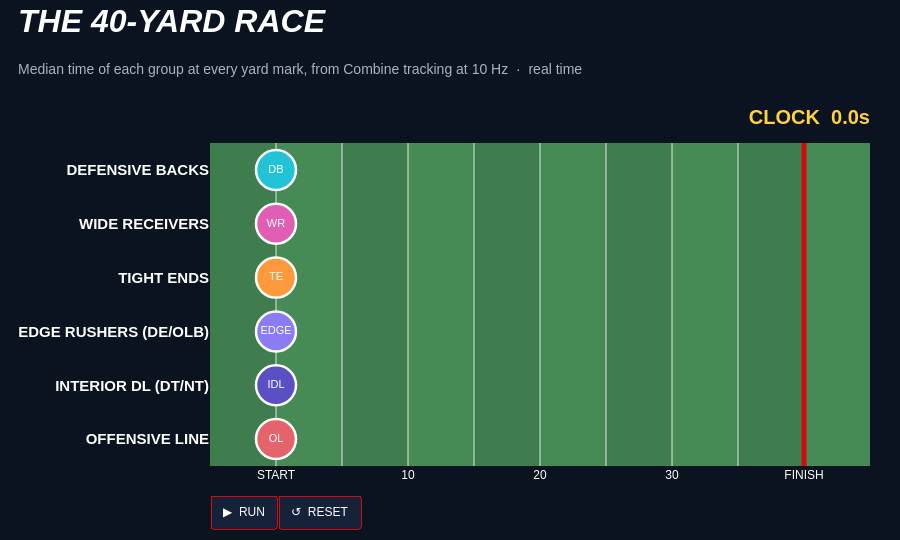

Notebook code cell kept with this figure:
### Markdown cell above
### How fast does each position run?

Every position group lines up for a 40-yard dash. Each runner shows the group's **median time at each yard mark** (using each player's best attempt), replayed from the 10 Hz Combine tracking.

> **Tracking starts a little late on most reps**, so tracked 40 times run about 0.3 s slower than the official `forty` in `combine_results.csv`, and a few reps are off by much more. The order of the groups holds, but don't compare tracked and official times directly. For clean speed numbers, time from the 10-yard mark onwards or use `forty - ten_yd_split`.

### Code cell
import plotly.graph_objects as go
from IPython.display import HTML, display

display(HTML("<style>@import url('https://fonts.googleapis.com/css2?family=Barlow+Condensed:ital,wght@1,700;1,800"
             "&family=Barlow:wght@400;600&display=swap');</style>"))
WEB_DISPLAY, WEB_BODY = "Barlow Condensed, Arial Narrow, sans-serif", "Barlow, Arial, sans-serif"

# 40-yard dash tracking: seconds and yards since tracking started, per rep
forty = (read("combine_tracking")
         .filter((pl.col("entity_type") == "PLAYER") & (pl.col("drill_name") == "FORTY_YARD_DASH"))
         .with_columns(pl.col("time").str.to_datetime(time_unit="ms"))
         .sort("event_id", "time")
         .with_columns(t=(pl.col("time") - pl.col("time").first()).over("event_id").dt.total_milliseconds() / 1000,
                       dist=(pl.col("x") - pl.col("x").first()).over("event_id"))
         .to_pandas())
forty["group"] = forty.nfl_id.map(dict(zip(cohort["nfl_id"], cb.group)))   # DL split into EDGE / IDL

# Time at each yard mark for every rep (a few reps stop just short of 40: extend them at their final speed)
DIST = np.arange(0, 40.25, 0.25)
splits = {}
for eid, r in forty.groupby("event_id"):
    times = np.interp(DIST, r.dist, r.t)
    past = DIST > r.dist.iloc[-1]
    times[past] = r.t.iloc[-1] + (DIST[past] - r.dist.iloc[-1]) / r.s.iloc[-1]
    splits[eid] = (r.nfl_id.iloc[0], r.group.iloc[0], times)

# Each player's best rep, then the median player of each group at every yard mark
best = {}
for nfl_id, group, times in splits.values():
    if nfl_id not in best or times[-1] < best[nfl_id][1][-1]:
        best[nfl_id] = (group, times)
runs = {g: np.median([tm for grp, tm in best.values() if grp == g], axis=0) for g in GROUP_COLORS}
order = sorted(runs, key=lambda g: -runs[g][-1])          # fastest in the top lane
# The race stops when the winner crosses the line; the clock keeps running until every group's
# (hypothetical) finish time has come up, and each time appears at that moment
t_win = min(r[-1] for r in runs.values())
T = np.round(np.arange(0, max(r[-1] for r in runs.values()) + 0.3, 0.1), 1)


def frame(t):
    y = list(range(len(order)))
    return [go.Scatter(x=[np.interp(min(t, t_win), runs[g], DIST) for g in order], y=y, mode="markers+text",
                       marker=dict(size=40, color=[GROUP_COLORS[g] for g in order], line=dict(color="white", width=2.5)),
                       text=order, textfont=dict(color="white", size=11, family=WEB_DISPLAY)),
            go.Scatter(x=[41.2] * len(order), y=y, mode="text", textposition="middle right",
                       text=[f"<b>{runs[g][-1]:.2f}s</b>" if t >= runs[g][-1] else "" for g in order],
                       textfont=dict(color="white", size=16, family=WEB_DISPLAY)),
            go.Scatter(x=[45], y=[len(order) - 0.05], mode="text", textposition="middle left",
                       text=[f"<b>CLOCK  {t:.1f}s</b>"], textfont=dict(color=FIRST_DOWN_YELLOW, size=20, family=WEB_DISPLAY))]


top = len(order) - 0.5
stripes = [dict(type="rect", x0=x, x1=x + 5, y0=-0.5, y1=top, line_width=0, layer="below",
                fillcolor=TURF_A if x % 10 else TURF_B) for x in range(-5, 45, 5)]
lines = [dict(type="line", x0=x, x1=x, y0=-0.5, y1=top, layer="below",
              line=dict(color=ESPN_RED if x == 40 else "rgba(255,255,255,0.55)", width=5 if x == 40 else 1.5))
         for x in range(0, 41, 5)]

race = go.Figure(
    data=frame(0), frames=[go.Frame(data=frame(t), name=str(t)) for t in T],
    layout=dict(
        title=dict(text="<b><i>THE 40-YARD RACE</i></b><br><span style='font-size:14px;color:#aab3c5;font-family:Barlow,Arial,sans-serif'>"
                        "Median time of each group at every yard mark, from Combine tracking at 10 Hz  ·  real time</span>",
                   x=0.02, y=0.94, yanchor="top", font=dict(color="white", size=32, family=WEB_DISPLAY)),
        paper_bgcolor=NAVY, plot_bgcolor=NAVY, height=540, margin=dict(l=210, r=30, t=100, b=70),
        font=dict(color="white", family=WEB_BODY), showlegend=False, shapes=stripes + lines, hovermode=False,
        xaxis=dict(range=[-5, 45], tickvals=[0, 10, 20, 30, 40], ticktext=["START", "10", "20", "30", "FINISH"],
                   showgrid=False, zeroline=False, fixedrange=True),
        yaxis=dict(range=[-0.5, top + 0.8], tickvals=list(range(len(order))), showgrid=False, zeroline=False,
                   ticktext=[f"<b>{GROUP_NAMES[g].upper()}</b>" for g in order], fixedrange=True,
                   tickfont=dict(family=WEB_DISPLAY, size=15)),
        updatemenus=[dict(type="buttons", x=0, y=-0.08, xanchor="left", yanchor="top", direction="right", showactive=False,
                          bgcolor=NAVY_2, bordercolor=ESPN_RED, font=dict(color="white"), buttons=[
            dict(label="▶  RUN", method="animate",
                 args=[None, dict(frame=dict(duration=100, redraw=False), fromcurrent=True,
                                  transition=dict(duration=0))]),
            dict(label="↺  RESET", method="animate",
                 args=[[str(T[0])], dict(mode="immediate", frame=dict(duration=0, redraw=False),
                                         transition=dict(duration=0))])])]))
race.show()

### Figure 1 — Plotly figure (JSON) as saved in the notebook; plotly's stock layout.template omitted (floating-point values rounded to 4 significant figures)
{"data": [{"marker": {"color": ["#e5636b", "#5b4fc4", "#8b7cf6", "#ff9a3c", "#e05fb4", "#22c3d6"], "line": {"color": "white", "width": 2.5}, "size": 40}, "mode": "markers+text", "text": ["OL", "IDL", "EDGE", "TE", "WR", "DB"], "textfont": {"color": "white", "family": "Barlow Condensed, Arial Narrow, sans-serif", "size": 11}, "type": "scatter", "x": [0.0, 0.0, 0.0, 0.0, 0.0, 0.0], "y": [0, 1, 2, 3, 4, 5]}, {"mode": "text", "text": ["", "", "", "", "", ""], "textfont": {"color": "white", "family": "Barlow Condensed, Arial Narrow, sans-serif", "size": 16}, "textposition": "middle right", "type": "scatter", "x": [41.2, 41.2, 41.2, 41.2, 41.2, 41.2], "y": [0, 1, 2, 3, 4, 5]}, {"mode": "text", "text": ["<b>CLOCK  0.0s</b>"], "textfont": {"color": "#ffd23f", "family": "Barlow Condensed, Arial Narrow, sans-serif", "size": 20}, "textposition": "middle left", "type": "scatter", "x": [45], "y": [5.95]}], "layout": {"font": {"color": "white", "family": "Barlow, Arial, sans-serif"}, "height": 540, "hovermode": false, "margin": {"b": 70, "l": 210, "r": 30, "t": 100}, "paper_bgcolor": "#0b1220", "plot_bgcolor": "#0b1220", "shapes": [{"fillcolor": "#3f7d4e", "layer": "below", "line": {"width": 0}, "type": "rect", "x0": -5, "x1": 0, "y0": -0.5, "y1": 5.5}, {"fillcolor": "#468a56", "layer": "below", "line": {"width": 0}, "type": "rect", "x0": 0, "x1": 5, "y0": -0.5, "y1": 5.5}, {"fillcolor": "#3f7d4e", "layer": "below", "line": {"width": 0}, "type": "rect", "x0": 5, "x1": 10, "y0": -0.5, "y1": 5.5}, {"fillcolor": "#468a56", "layer": "below", "line": {"width": 0}, "type": "rect", "x0": 10, "x1": 15, "y0": -0.5, "y1": 5.5}, {"fillcolor": "#3f7d4e", "layer": "below", "line": {"width": 0}, "type": "rect", "x0": 15, "x1": 20, "y0": -0.5, "y1": 5.5}, {"fillcolor": "#468a56", "layer": "below", "line": {"width": 0}, "type": "rect", "x0": 20, "x1": 25, "y0": -0.5, "y1": 5.5}, {"fillcolor": "#3f7d4e", "layer": "below", "line": {"width": 0}, "type": "rect", "x0": 25, "x1": 30, "y0": -0.5, "y1": 5.5}, {"fillcolor": "#468a56", "layer": "below", "line": {"width": 0}, "type": "rect", "x0": 30, "x1": 35, "y0": -0.5, "y1": 5.5}, {"fillcolor": "#3f7d4e", "layer": "below", "line": {"width": 0}, "type": "rect", "x0": 35, "x1": 40, "y0": -0.5, "y1": 5.5}, {"fillcolor": "#468a56", "layer": "below", "line": {"width": 0}, "type": "rect", "x0": 40, "x1": 45, "y0": -0.5, "y1": 5.5}, {"layer": "below", "line": {"color": "rgba(255,255,255,0.55)", "width": 1.5}, "type": "line", "x0": 0, "x1": 0, "y0": -0.5, "y1": 5.5}, {"layer": "below", "line": {"color": "rgba(255,255,255,0.55)", "width": 1.5}, "type": "line", "x0": 5, "x1": 5, "y0": -0.5, "y1": 5.5}, {"layer": "below", "line": {"color": "rgba(255,255,255,0.55)", "width": 1.5}, "type": "line", "x0": 10, "x1": 10, "y0": -0.5, "y1": 5.5}, {"layer": "below", "line": {"color": "rgba(255,255,255,0.55)", "width": 1.5}, "type": "line", "x0": 15, "x1": 15, "y0": -0.5, "y1": 5.5}, {"layer": "below", "line": {"color": "rgba(255,255,255,0.55)", "width": 1.5}, "type": "line", "x0": 20, "x1": 20, "y0": -0.5, "y1": 5.5}, {"layer": "below", "line": {"color": "rgba(255,255,255,0.55)", "width": 1.5}, "type": "line", "x0": 25, "x1": 25, "y0": -0.5, "y1": 5.5}, {"layer": "below", "line": {"color": "rgba(255,255,255,0.55)", "width": 1.5}, "type": "line", "x0": 30, "x1": 30, "y0": -0.5, "y1": 5.5}, {"layer": "below", "line": {"color": "rgba(255,255,255,0.55)", "width": 1.5}, "type": "line", "x0": 35, "x1": 35, "y0": -0.5, "y1": 5.5}, {"layer": "below", "line": {"color": "#d50a0a", "width": 5}, "type": "line", "x0": 40, "x1": 40, "y0": -0.5, "y1": 5.5}], "showlegend": false, "title": {"font": {"color": "white", "family": "Barlow Condensed, Arial Narrow, sans-serif", "size": 32}, "text": "<b><i>THE 40-YARD RACE</i></b><br><span style='font-size:14px;color:#aab3c5;font-family:Barlow,Arial,sans-serif'>Median time of each group at every yard mark, from Combine tracking at 10 Hz  ·  real time</span>", "x": 0.02, "y": 0.94, "yanchor": "top"}, "updatemenus": [{"bgcolor": "#16213a", "bordercolor": "#d50a0a", "buttons": [{"args": [null, {"frame": {"duration": 100, "redraw": false}, "fromcurrent": true, "transition": {"duration": 0}}], "label": "▶  RUN", "method": "animate"}, {"args": [["0.0"], {"frame": {"duration": 0, "redraw": false}, "mode": "immediate", "transition": {"duration": 0}}], "label": "↺  RESET", "method": "animate"}], "direction": "right", "font": {"color": "white"}, "showactive": false, "type": "buttons", "x": 0, "xanchor": "left", "y": -0.08, "yanchor": "top"}], "xaxis": {"fixedrange": true, "range": [-5, 45], "showgrid": false, "ticktext": ["START", "10", "20", "30", "FINISH"], "tickvals": [0, 10, 20, 30, 40], "zeroline": false}, "yaxis": {"fixedrange": true, "range": [-0.5, 6.3], "showgrid": false, "tickfont": {"family": "Barlow Condensed, Arial Narrow, sans-serif", "size": 15}, "ticktext": ["<b>OFFENSIVE LINE</b>", "<b>INTERIOR DL (DT/NT)</b>", "<b>EDGE RUSHERS (DE/OLB)</b>", "<b>TIGHT ENDS</b>", "<b>WIDE RECEIVERS</b>", "<b>DEFENSIVE BACKS</b>"], "tickvals": [0, 1, 2, 3, 4, 5], "zeroline": false}}}
